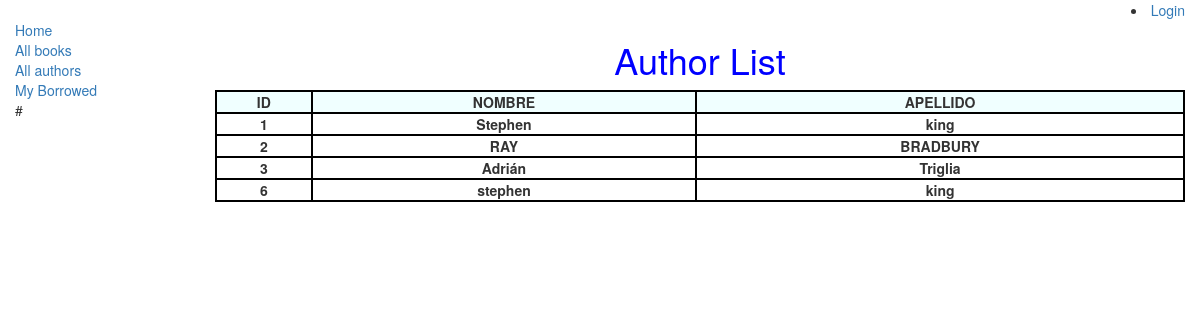
Before: /catalog/author/ with the older database file.
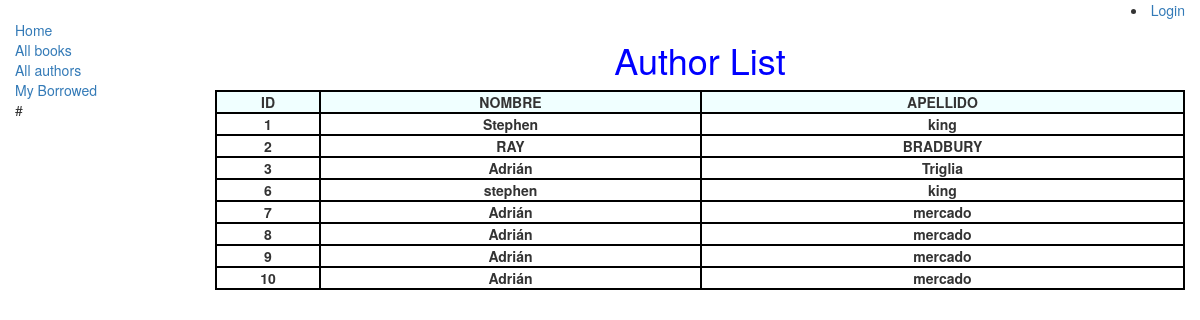
After: the same page with the newer database file.
### catalog/models.py (models this page shows, shortened)
class Author(models.Model):
    first_name = models.CharField(max_length=100, null=True)
    last_name = models.CharField(max_length=100, null=True)
    data_of_birth = models.DateField(null=True, blank=True, help_text='Ingrese fecha de nacimiento')
    data_of_death = models.DateField(null=True, blank=True, help_text='Ingrese fecha de su muerte')

### catalog/views.py (the view)
# urls.py: urlpatterns += [path('author/', views.AuthorListView.as_view(), name='authors'), ]
class AuthorListView(generic.ListView):
    model = Author
    context_object_name = 'author_list'   # your own name for the list as a template variable
    queryset = Author.objects.all()
    template_name = 'authors/author_list.html'  # Specify your own template name/location
    def get_context_data(self, **kwargs):
        context = super(AuthorListView, self).get_context_data(**kwargs)
        return context

### catalog/templates/catalog/author_list.html
{% extends "base_template.html" %}
{% block content %}
    <h1 style="text-align: center;">Author List</h1>
    {% if author_list %}
         <table style="width: 100%;">
            <tr style="text-align: center">
                <th>ID</th>
                <th>NOMBRE</th>
                <th>APELLIDO</th>
            </tr>
            {% for author in author_list %}
            <tr style="text-align: center;">
                    <td><strong>{{author.id}}</strong></td>
                    <td><strong>{{author.first_name}}</strong></td>
                    <td><strong>{{author.last_name}}</strong></td>
            </tr>
            {% endfor %}
         </table>
    {% else %}
        <p> There are  no authors available.</p>
    {% endif %}
{% endblock %}

### catalog/templates/base_template.html (shortened to what this page needs)
<!DOCTYPE html>
<html lang="en">
<head>
  <link rel="stylesheet" href="https://maxcdn.bootstrapcdn.com/bootstrap/3.3.7/css/bootstrap.min.css">
  {% load static %}
  <link rel="stylesheet" href="{% static 'css/styles.css' %}">
</head>
<body>
  <div class="container-fluid">
     <div class="rigth">
        {% if user.is_authenticated %}
              <li>User: {{ user.get_username }}</li>
              <li><a href="{% url 'logout'%}?next={{request.path}}">Logout</a></li>
        {% else %}
              <li><a href="{% url 'login'%}?next={{request.path}}">Login</a></li>
        {% endif %}
    </div>
    <div class="row">
      <div class="col-sm-2">
      {% block sidebar %}
      <ul class="sidebar-nav">
          <li><a href="{% url 'index' %}">Home</a></li>
          <li><a href="{% url 'books' %}">All books</a></li>
          <li><a href="{% url 'authors' %}">All authors</a></li>
          <li><a href="{% url 'my-borrowed' %}">My Borrowed</a></li>
          #
      </ul>
     {% endblock %}
      </div>
      <div class="col-sm-10 ">
      {% block content %}{% endblock %}
      </div>
    </div>
  </div>
</body>
</html>

### catalog/static/css/styles.css (style rules this page uses)
.sidebar-nav { margin-top: 20px; padding: 0; list-style: none; }
.rigth { float : right; }
th { text-align: center; border: 2px solid black; background: azure; }
tr td { text-align: center; border: 2px solid black; }
h1 { color: blue; }

Changed rows visible on the page:
added Author: id "7", first_name "Adrián", last_name "mercado"
added Author: id "8", first_name "Adrián", last_name "mercado"
added Author: id "9", first_name "Adrián", last_name "mercado"
added Author: id "10", first_name "Adrián", last_name "mercado"
